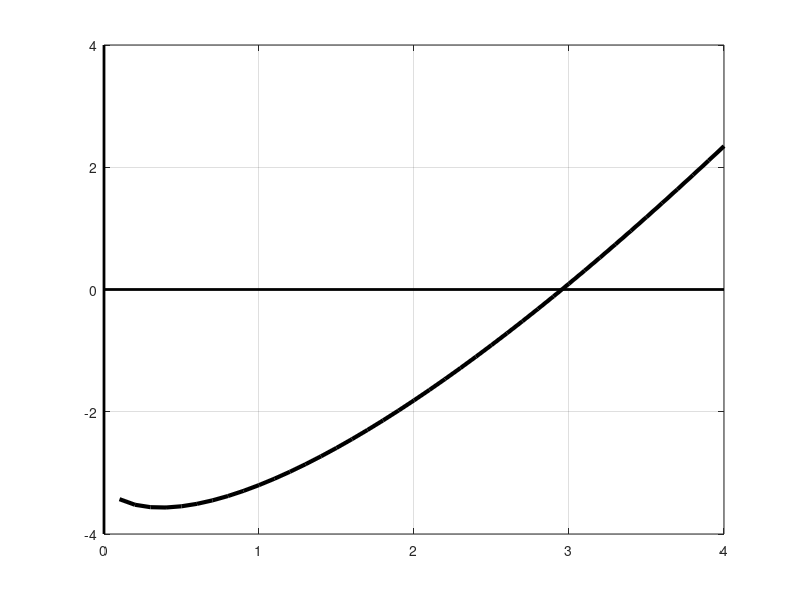

Reproduce this figure in MATLAB.
xp=0:0.1:4;
yp=(xp).*log(xp)-3.2;
plot(xp,yp,'-k','linewidth',3,[0 +4],[0 0],'k','linewidth',2,[0 0],[-4 4],'k','linewidth',2)
grid on